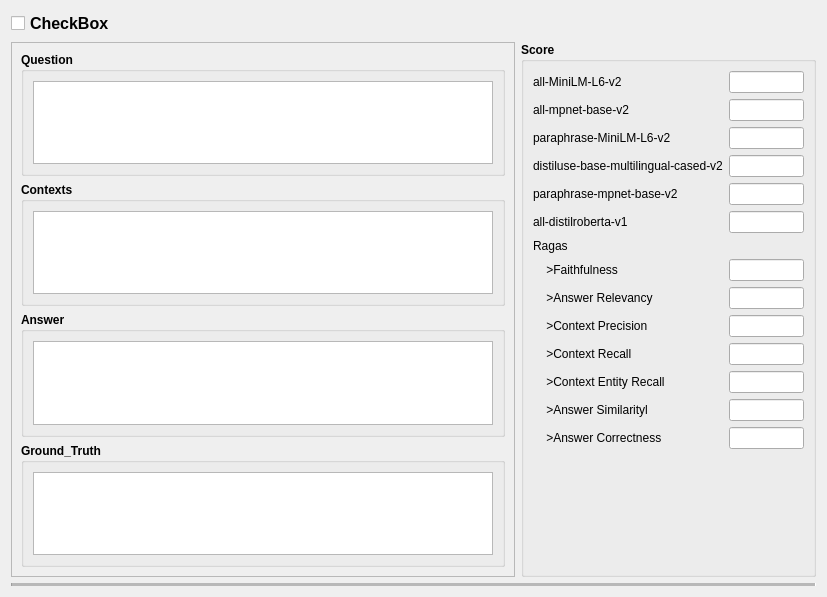
<?xml version="1.0" encoding="UTF-8"?>
<ui version="4.0">
 <class>Form</class>
 <widget class="QWidget" name="Form">
  <property name="geometry">
   <rect>
    <x>0</x>
    <y>0</y>
    <width>827</width>
    <height>597</height>
   </rect>
  </property>
  <property name="windowTitle">
   <string>Form</string>
  </property>
  <layout class="QVBoxLayout" name="verticalLayout_3">
   <item>
    <layout class="QVBoxLayout" name="verticalLayout_4">
     <item>
      <widget class="QCheckBox" name="scenario_checkBox">
       <property name="font">
        <font>
         <pointsize>12</pointsize>
         <weight>75</weight>
         <bold>true</bold>
        </font>
       </property>
       <property name="layoutDirection">
        <enum>Qt::LeftToRight</enum>
       </property>
       <property name="autoFillBackground">
        <bool>false</bool>
       </property>
       <property name="text">
        <string>CheckBox</string>
       </property>
      </widget>
     </item>
    </layout>
   </item>
   <item>
    <layout class="QHBoxLayout" name="horizontalLayout">
     <item>
      <widget class="QFrame" name="frame">
       <property name="frameShape">
        <enum>QFrame::StyledPanel</enum>
       </property>
       <property name="frameShadow">
        <enum>QFrame::Raised</enum>
       </property>
       <layout class="QVBoxLayout" name="verticalLayout_5">
        <item>
         <widget class="QGroupBox" name="questioin_groupBox">
          <property name="font">
           <font>
            <weight>75</weight>
            <bold>true</bold>
           </font>
          </property>
          <property name="title">
           <string>Question</string>
          </property>
          <layout class="QVBoxLayout" name="verticalLayout_2">
           <item>
            <widget class="QPlainTextEdit" name="question_plainTextEdit">
             <property name="sizePolicy">
              <sizepolicy hsizetype="MinimumExpanding" vsizetype="Expanding">
               <horstretch>0</horstretch>
               <verstretch>0</verstretch>
              </sizepolicy>
             </property>
             <property name="font">
              <font>
               <weight>50</weight>
               <bold>false</bold>
              </font>
             </property>
            </widget>
           </item>
          </layout>
         </widget>
        </item>
        <item>
         <widget class="QGroupBox" name="contexts_groupBox">
          <property name="font">
           <font>
            <weight>75</weight>
            <bold>true</bold>
           </font>
          </property>
          <property name="title">
           <string>Contexts</string>
          </property>
          <layout class="QVBoxLayout" name="verticalLayout">
           <item>
            <widget class="QPlainTextEdit" name="contexts_plainTextEdit">
             <property name="sizePolicy">
              <sizepolicy hsizetype="MinimumExpanding" vsizetype="Expanding">
               <horstretch>0</horstretch>
               <verstretch>0</verstretch>
              </sizepolicy>
             </property>
             <property name="font">
              <font>
               <weight>50</weight>
               <bold>false</bold>
              </font>
             </property>
            </widget>
           </item>
          </layout>
         </widget>
        </item>
        <item>
         <widget class="QGroupBox" name="answer_groupBox">
          <property name="font">
           <font>
            <weight>75</weight>
            <bold>true</bold>
           </font>
          </property>
          <property name="title">
           <string>Answer</string>
          </property>
          <layout class="QHBoxLayout" name="horizontalLayout_3">
           <item>
            <widget class="QPlainTextEdit" name="answer_plainTextEdit">
             <property name="sizePolicy">
              <sizepolicy hsizetype="MinimumExpanding" vsizetype="Expanding">
               <horstretch>0</horstretch>
               <verstretch>0</verstretch>
              </sizepolicy>
             </property>
             <property name="font">
              <font>
               <weight>50</weight>
               <bold>false</bold>
              </font>
             </property>
            </widget>
           </item>
          </layout>
         </widget>
        </item>
        <item>
         <widget class="QGroupBox" name="ground_truth_groupBox">
          <property name="font">
           <font>
            <weight>75</weight>
            <bold>true</bold>
           </font>
          </property>
          <property name="title">
           <string>Ground_Truth</string>
          </property>
          <layout class="QVBoxLayout" name="verticalLayout_7">
           <item>
            <widget class="QPlainTextEdit" name="truth_plainTextEdit">
             <property name="sizePolicy">
              <sizepolicy hsizetype="MinimumExpanding" vsizetype="Expanding">
               <horstretch>0</horstretch>
               <verstretch>0</verstretch>
              </sizepolicy>
             </property>
             <property name="font">
              <font>
               <weight>50</weight>
               <bold>false</bold>
              </font>
             </property>
            </widget>
           </item>
          </layout>
         </widget>
        </item>
       </layout>
      </widget>
     </item>
     <item>
      <widget class="QGroupBox" name="groupBox_2">
       <property name="font">
        <font>
         <weight>75</weight>
         <bold>true</bold>
        </font>
       </property>
       <property name="title">
        <string>Score</string>
       </property>
       <layout class="QVBoxLayout" name="verticalLayout_6">
        <item>
         <layout class="QFormLayout" name="formLayout">
          <item row="0" column="0">
           <widget class="QLabel" name="label_1">
            <property name="font">
             <font>
              <weight>50</weight>
              <bold>false</bold>
             </font>
            </property>
            <property name="text">
             <string>all-MiniLM-L6-v2</string>
            </property>
           </widget>
          </item>
          <item row="0" column="1">
           <widget class="QLineEdit" name="score_lineEdit_1">
            <property name="sizePolicy">
             <sizepolicy hsizetype="Maximum" vsizetype="Fixed">
              <horstretch>0</horstretch>
              <verstretch>0</verstretch>
             </sizepolicy>
            </property>
            <property name="maximumSize">
             <size>
              <width>75</width>
              <height>16777215</height>
             </size>
            </property>
            <property name="font">
             <font>
              <weight>50</weight>
              <bold>false</bold>
             </font>
            </property>
           </widget>
          </item>
          <item row="1" column="0">
           <widget class="QLabel" name="label_2">
            <property name="font">
             <font>
              <weight>50</weight>
              <bold>false</bold>
             </font>
            </property>
            <property name="text">
             <string>all-mpnet-base-v2</string>
            </property>
           </widget>
          </item>
          <item row="1" column="1">
           <widget class="QLineEdit" name="score_lineEdit_2">
            <property name="sizePolicy">
             <sizepolicy hsizetype="Maximum" vsizetype="Fixed">
              <horstretch>0</horstretch>
              <verstretch>0</verstretch>
             </sizepolicy>
            </property>
            <property name="maximumSize">
             <size>
              <width>75</width>
              <height>16777215</height>
             </size>
            </property>
            <property name="font">
             <font>
              <weight>50</weight>
              <bold>false</bold>
             </font>
            </property>
           </widget>
          </item>
          <item row="2" column="0">
           <widget class="QLabel" name="label_3">
            <property name="font">
             <font>
              <weight>50</weight>
              <bold>false</bold>
             </font>
            </property>
            <property name="text">
             <string>paraphrase-MiniLM-L6-v2</string>
            </property>
           </widget>
          </item>
          <item row="2" column="1">
           <widget class="QLineEdit" name="score_lineEdit_3">
            <property name="sizePolicy">
             <sizepolicy hsizetype="Maximum" vsizetype="Fixed">
              <horstretch>0</horstretch>
              <verstretch>0</verstretch>
             </sizepolicy>
            </property>
            <property name="maximumSize">
             <size>
              <width>75</width>
              <height>16777215</height>
             </size>
            </property>
            <property name="font">
             <font>
              <weight>50</weight>
              <bold>false</bold>
             </font>
            </property>
           </widget>
          </item>
          <item row="3" column="0">
           <widget class="QLabel" name="label_4">
            <property name="font">
             <font>
              <weight>50</weight>
              <bold>false</bold>
             </font>
            </property>
            <property name="text">
             <string>distiluse-base-multilingual-cased-v2</string>
            </property>
           </widget>
          </item>
          <item row="3" column="1">
           <widget class="QLineEdit" name="score_lineEdit_4">
            <property name="sizePolicy">
             <sizepolicy hsizetype="Maximum" vsizetype="Fixed">
              <horstretch>0</horstretch>
              <verstretch>0</verstretch>
             </sizepolicy>
            </property>
            <property name="maximumSize">
             <size>
              <width>75</width>
              <height>16777215</height>
             </size>
            </property>
            <property name="font">
             <font>
              <weight>50</weight>
              <bold>false</bold>
             </font>
            </property>
           </widget>
          </item>
          <item row="4" column="0">
           <widget class="QLabel" name="label_5">
            <property name="font">
             <font>
              <weight>50</weight>
              <bold>false</bold>
             </font>
            </property>
            <property name="text">
             <string>paraphrase-mpnet-base-v2</string>
            </property>
           </widget>
          </item>
          <item row="4" column="1">
           <widget class="QLineEdit" name="score_lineEdit_5">
            <property name="sizePolicy">
             <sizepolicy hsizetype="Maximum" vsizetype="Fixed">
              <horstretch>0</horstretch>
              <verstretch>0</verstretch>
             </sizepolicy>
            </property>
            <property name="maximumSize">
             <size>
              <width>75</width>
              <height>16777215</height>
             </size>
            </property>
            <property name="font">
             <font>
              <weight>50</weight>
              <bold>false</bold>
             </font>
            </property>
           </widget>
          </item>
          <item row="5" column="0">
           <widget class="QLabel" name="label_6">
            <property name="font">
             <font>
              <weight>50</weight>
              <bold>false</bold>
             </font>
            </property>
            <property name="text">
             <string>all-distilroberta-v1</string>
            </property>
           </widget>
          </item>
          <item row="5" column="1">
           <widget class="QLineEdit" name="score_lineEdit_6">
            <property name="sizePolicy">
             <sizepolicy hsizetype="Maximum" vsizetype="Fixed">
              <horstretch>0</horstretch>
              <verstretch>0</verstretch>
             </sizepolicy>
            </property>
            <property name="maximumSize">
             <size>
              <width>75</width>
              <height>16777215</height>
             </size>
            </property>
            <property name="font">
             <font>
              <weight>50</weight>
              <bold>false</bold>
             </font>
            </property>
           </widget>
          </item>
          <item row="6" column="0">
           <widget class="QLabel" name="label_7">
            <property name="font">
             <font>
              <weight>50</weight>
              <bold>false</bold>
             </font>
            </property>
            <property name="text">
             <string>Ragas</string>
            </property>
           </widget>
          </item>
          <item row="7" column="0">
           <widget class="QLabel" name="label_8">
            <property name="font">
             <font>
              <weight>50</weight>
              <bold>false</bold>
             </font>
            </property>
            <property name="text">
             <string>    &gt;Faithfulness</string>
            </property>
           </widget>
          </item>
          <item row="7" column="1">
           <widget class="QLineEdit" name="score_lineEdit_7">
            <property name="sizePolicy">
             <sizepolicy hsizetype="Maximum" vsizetype="Fixed">
              <horstretch>0</horstretch>
              <verstretch>0</verstretch>
             </sizepolicy>
            </property>
            <property name="maximumSize">
             <size>
              <width>75</width>
              <height>16777215</height>
             </size>
            </property>
            <property name="font">
             <font>
              <weight>50</weight>
              <bold>false</bold>
             </font>
            </property>
           </widget>
          </item>
          <item row="8" column="0">
           <widget class="QLabel" name="label_9">
            <property name="font">
             <font>
              <weight>50</weight>
              <bold>false</bold>
             </font>
            </property>
            <property name="text">
             <string>    &gt;Answer Relevancy</string>
            </property>
           </widget>
          </item>
          <item row="8" column="1">
           <widget class="QLineEdit" name="score_lineEdit_8">
            <property name="sizePolicy">
             <sizepolicy hsizetype="Maximum" vsizetype="Fixed">
              <horstretch>0</horstretch>
              <verstretch>0</verstretch>
             </sizepolicy>
            </property>
            <property name="maximumSize">
             <size>
              <width>75</width>
              <height>16777215</height>
             </size>
            </property>
            <property name="font">
             <font>
              <weight>50</weight>
              <bold>false</bold>
             </font>
            </property>
           </widget>
          </item>
          <item row="9" column="0">
           <widget class="QLabel" name="label_10">
            <property name="font">
             <font>
              <weight>50</weight>
              <bold>false</bold>
             </font>
            </property>
            <property name="text">
             <string>    &gt;Context Precision </string>
            </property>
           </widget>
          </item>
          <item row="9" column="1">
           <widget class="QLineEdit" name="score_lineEdit_9">
            <property name="sizePolicy">
             <sizepolicy hsizetype="Maximum" vsizetype="Fixed">
              <horstretch>0</horstretch>
              <verstretch>0</verstretch>
             </sizepolicy>
            </property>
            <property name="maximumSize">
             <size>
              <width>75</width>
              <height>16777215</height>
             </size>
            </property>
            <property name="font">
             <font>
              <weight>50</weight>
              <bold>false</bold>
             </font>
            </property>
           </widget>
          </item>
          <item row="10" column="0">
           <widget class="QLabel" name="label_11">
            <property name="font">
             <font>
              <weight>50</weight>
              <bold>false</bold>
             </font>
            </property>
            <property name="text">
             <string>    &gt;Context Recall</string>
            </property>
           </widget>
          </item>
          <item row="10" column="1">
           <widget class="QLineEdit" name="score_lineEdit_10">
            <property name="sizePolicy">
             <sizepolicy hsizetype="Maximum" vsizetype="Fixed">
              <horstretch>0</horstretch>
              <verstretch>0</verstretch>
             </sizepolicy>
            </property>
            <property name="maximumSize">
             <size>
              <width>75</width>
              <height>16777215</height>
             </size>
            </property>
            <property name="font">
             <font>
              <weight>50</weight>
              <bold>false</bold>
             </font>
            </property>
           </widget>
          </item>
          <item row="11" column="0">
           <widget class="QLabel" name="label_12">
            <property name="font">
             <font>
              <weight>50</weight>
              <bold>false</bold>
             </font>
            </property>
            <property name="text">
             <string>    &gt;Context Entity Recall</string>
            </property>
           </widget>
          </item>
          <item row="11" column="1">
           <widget class="QLineEdit" name="score_lineEdit_11">
            <property name="sizePolicy">
             <sizepolicy hsizetype="Maximum" vsizetype="Fixed">
              <horstretch>0</horstretch>
              <verstretch>0</verstretch>
             </sizepolicy>
            </property>
            <property name="maximumSize">
             <size>
              <width>75</width>
              <height>16777215</height>
             </size>
            </property>
            <property name="font">
             <font>
              <weight>50</weight>
              <bold>false</bold>
             </font>
            </property>
           </widget>
          </item>
          <item row="12" column="0">
           <widget class="QLabel" name="label_13">
            <property name="font">
             <font>
              <weight>50</weight>
              <bold>false</bold>
             </font>
            </property>
            <property name="text">
             <string>    &gt;Answer Similarityl</string>
            </property>
           </widget>
          </item>
          <item row="12" column="1">
           <widget class="QLineEdit" name="score_lineEdit_12">
            <property name="sizePolicy">
             <sizepolicy hsizetype="Maximum" vsizetype="Fixed">
              <horstretch>0</horstretch>
              <verstretch>0</verstretch>
             </sizepolicy>
            </property>
            <property name="maximumSize">
             <size>
              <width>75</width>
              <height>16777215</height>
             </size>
            </property>
            <property name="font">
             <font>
              <weight>50</weight>
              <bold>false</bold>
             </font>
            </property>
           </widget>
          </item>
          <item row="13" column="0">
           <widget class="QLabel" name="label_14">
            <property name="font">
             <font>
              <weight>50</weight>
              <bold>false</bold>
             </font>
            </property>
            <property name="text">
             <string>    &gt;Answer Correctness</string>
            </property>
           </widget>
          </item>
          <item row="13" column="1">
           <widget class="QLineEdit" name="score_lineEdit_13">
            <property name="sizePolicy">
             <sizepolicy hsizetype="Maximum" vsizetype="Fixed">
              <horstretch>0</horstretch>
              <verstretch>0</verstretch>
             </sizepolicy>
            </property>
            <property name="maximumSize">
             <size>
              <width>75</width>
              <height>16777215</height>
             </size>
            </property>
            <property name="font">
             <font>
              <weight>50</weight>
              <bold>false</bold>
             </font>
            </property>
           </widget>
          </item>
         </layout>
        </item>
       </layout>
      </widget>
     </item>
    </layout>
   </item>
   <item>
    <widget class="Line" name="line">
     <property name="midLineWidth">
      <number>4</number>
     </property>
     <property name="orientation">
      <enum>Qt::Horizontal</enum>
     </property>
    </widget>
   </item>
  </layout>
 </widget>
 <resources/>
 <connections/>
</ui>
